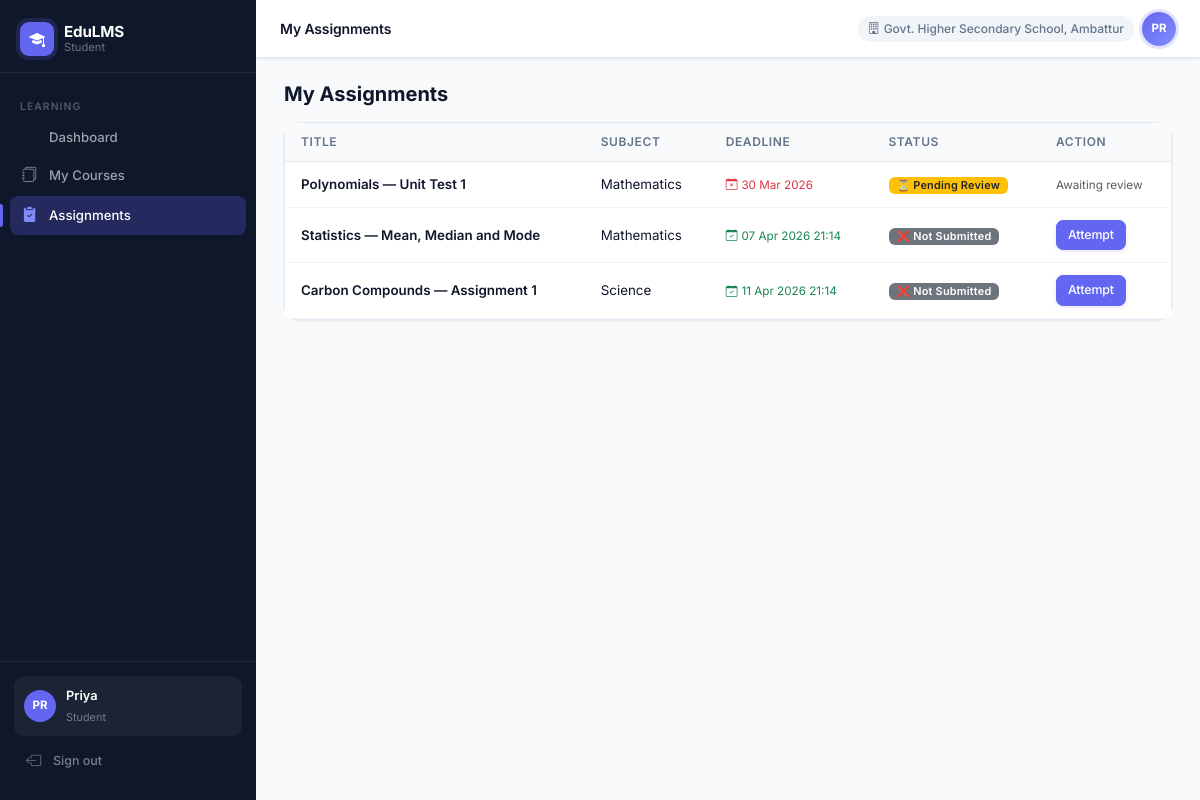
The page /student/assignments (signed in) on the database its author committed.
### app/models/user.py (models this page shows, shortened)
class User(UserMixin, db.Model):
    __tablename__ = 'users'
    id = db.Column(db.Integer, primary_key=True)
    username = db.Column(db.String(80), unique=True, nullable=False)
    password_hash = db.Column(db.String(256), nullable=False)
    full_name = db.Column(db.String(120), nullable=False)
    email = db.Column(db.String(120))
    phone = db.Column(db.String(20))
    role = db.Column(db.String(30), nullable=False)  # super_admin, district_admin, block_admin, school_admin, teacher, student, parent
    district_id = db.Column(db.Integer, db.ForeignKey('districts.id'), nullable=True)
    block_id = db.Column(db.Integer, db.ForeignKey('blocks.id'), nullable=True)
    school_id = db.Column(db.Integer, db.ForeignKey('schools.id'), nullable=True)
    is_active = db.Column(db.Boolean, default=True)
    created_at = db.Column(db.DateTime, default=datetime.utcnow)
    district = db.relationship('District', foreign_keys=[district_id])
    block = db.relationship('Block', foreign_keys=[block_id])
    school = db.relationship('School', foreign_keys=[school_id])

### app/models/hierarchy.py (models this page shows)
class School(db.Model):
    __tablename__ = 'schools'
    id = db.Column(db.Integer, primary_key=True)
    name = db.Column(db.String(120), nullable=False)
    block_id = db.Column(db.Integer, db.ForeignKey('blocks.id'), nullable=False)
    district_id = db.Column(db.Integer, db.ForeignKey('districts.id'), nullable=False)
    is_active = db.Column(db.Boolean, default=True)
    created_at = db.Column(db.DateTime, default=datetime.utcnow)

### app/models/assignment.py (models this page shows)
class Assignment(db.Model):
    __tablename__ = 'assignments'
    id = db.Column(db.Integer, primary_key=True)
    subject_id = db.Column(db.Integer, db.ForeignKey('subjects.id'), nullable=False)
    class_id = db.Column(db.Integer, db.ForeignKey('classes.id'), nullable=False)
    teacher_id = db.Column(db.Integer, db.ForeignKey('users.id'), nullable=False)
    title = db.Column(db.String(200), nullable=False)
    instructions = db.Column(db.Text)
    deadline = db.Column(db.DateTime, nullable=False)
    max_attempts = db.Column(db.Integer, default=1)
    allow_retry = db.Column(db.Boolean, default=False)
    school_id = db.Column(db.Integer, db.ForeignKey('schools.id'))
    block_id = db.Column(db.Integer, db.ForeignKey('blocks.id'))
    district_id = db.Column(db.Integer, db.ForeignKey('districts.id'))
    is_active = db.Column(db.Boolean, default=True)
    created_at = db.Column(db.DateTime, default=datetime.utcnow)
    subject = db.relationship('Subject', backref='assignments')
    class_ref = db.relationship('Class', backref='assignments')
    teacher = db.relationship('User', backref='created_assignments')
    questions = db.relationship('Question', backref='assignment', lazy=True, order_by='Question.order')

### app/models/academic.py (models this page shows)
class Subject(db.Model):
    __tablename__ = 'subjects'
    id = db.Column(db.Integer, primary_key=True)
    name = db.Column(db.String(100), nullable=False)
    class_id = db.Column(db.Integer, db.ForeignKey('classes.id'), nullable=False)
    school_id = db.Column(db.Integer, db.ForeignKey('schools.id'), nullable=False)
    block_id = db.Column(db.Integer, db.ForeignKey('blocks.id'), nullable=False)
    district_id = db.Column(db.Integer, db.ForeignKey('districts.id'), nullable=False)
    is_active = db.Column(db.Boolean, default=True)
    modules = db.relationship('Module', backref='subject', lazy=True, order_by='Module.order')

### app/routes/student.py (the view)
@student_bp.route('/assignments')
@login_required
@require_role('student')
def assignments():
    cls = get_student_class()
    if not cls:
        return render_template('student/assignments.html', assignments=[], now=datetime.utcnow())
    assignments = Assignment.query.filter_by(class_id=cls.id, is_active=True).order_by(Assignment.deadline).all()
    status_map = {a.id: get_student_assignment_status(current_user.id, a.id) for a in assignments}
    return render_template('student/assignments.html', assignments=assignments, status_map=status_map, now=datetime.utcnow())

### app/models/user.py (called while the page is built)
@login_manager.user_loader
def load_user(user_id):
    return User.query.get(int(user_id))

### app/routes/student.py (called while the page is built)
def get_student_class():
    sc = StudentClass.query.filter_by(student_id=current_user.id).first()
    return sc.class_ref if sc else None

### app/services/progress.py (called while the page is built)
def get_student_assignment_status(student_id, assignment_id):
    sub = Submission.query.filter_by(
        student_id=student_id,
        assignment_id=assignment_id
    ).order_by(Submission.attempt_number.desc()).first()
    if not sub:
        return 'not_submitted'
    return sub.status

### app/services/rbac.py (called while the page is built)
def require_role(*roles):
    def decorator(f):
        @wraps(f)
        def decorated_function(*args, **kwargs):
            if not current_user.is_authenticated:
                return redirect(url_for('auth.login'))
            if current_user.role not in roles:
                abort(403)
            return f(*args, **kwargs)
        return decorated_function
    return decorator

### app/templates/student/assignments.html (shortened to what this page needs)
{% extends "base.html" %}
{% block page_title %}My Assignments{% endblock %}
{% block content %}
<h5 class="fw-bold mb-3">My Assignments</h5>
<div class="card">
    <div class="card-body p-0">
        <table class="table table-hover mb-0">
            <thead class="table-light"><tr><th>Title</th><th>Subject</th><th>Deadline</th><th>Status</th><th>Action</th></tr></thead>
            <tbody>
            {% for a in assignments %}
            {% set status = status_map.get(a.id, 'not_submitted') %}
            {% set past_deadline = a.deadline < now %}
            <tr>
                <td class="fw-semibold">{{ a.title }}</td>
                <td>{{ a.subject.name }}</td>
                <td>
                    {% if past_deadline %}
                    <span class="text-danger small"><i class="bi bi-calendar-x me-1"></i>{{ a.deadline.strftime('%d %b %Y') }}</span>
                    {% else %}
                    <span class="text-success small"><i class="bi bi-calendar-check me-1"></i>{{ a.deadline.strftime('%d %b %Y %H:%M') }}</span>
                    {% endif %}
                </td>
                <td>
                    {% if status == 'not_submitted' %}
                        {% if past_deadline %}<span class="badge bg-danger">❌ Missed</span>
                        {% else %}<span class="badge bg-secondary">❌ Not Submitted</span>{% endif %}
                    {% elif status == 'pending_review' %}<span class="badge bg-warning text-dark">⏳ Pending Review</span>
                    {% elif status == 'approved' %}<span class="badge bg-success">✅ Reviewed</span>
                    {% elif status == 'submitted' %}<span class="badge bg-info text-dark">⏳ Submitted</span>
                    {% endif %}
                </td>
                <td>
                    {% if status == 'approved' %}
                    <a href="{{ url_for('student.assignment_report', id=a.id) }}" class="btn btn-sm btn-success">View Report</a>
                    {% elif status == 'not_submitted' and not past_deadline %}
                    <a href="{{ url_for('student.attempt_assignment', id=a.id) }}" class="btn btn-sm btn-primary">Attempt</a>
                    {% elif status in ['submitted','pending_review'] %}
                    <span class="text-muted small">Awaiting review</span>
                    {% endif %}
                </td>
            </tr>
            {% else %}
            <tr><td colspan="5" class="text-center text-muted py-4">No assignments found.</td></tr>
            {% endfor %}
            </tbody>
        </table>
    </div>
</div>
{% endblock %}

### app/templates/base.html (shortened to what this page needs)
<!DOCTYPE html>
<html lang="en">
<head>
    <link href="https://cdn.jsdelivr.net/npm/bootstrap@5.3.2/dist/css/bootstrap.min.css" rel="stylesheet">
    <link href="https://cdn.jsdelivr.net/npm/bootstrap-icons@1.11.3/font/bootstrap-icons.css" rel="stylesheet">
</head>
<body>
{% if current_user.is_authenticated %}
<nav id="sidebar">
    <div class="sidebar-brand">
        <div class="sidebar-brand-icon"><i class="bi bi-mortarboard-fill"></i></div>
        <div class="sidebar-brand-text">
            <strong>EduLMS</strong>
            <span>{{ current_user.role.replace('_',' ').title() }}</span>
        </div>
    </div>
    <div class="sidebar-nav">
    {% if current_user.role in ['super_admin','district_admin','block_admin','school_admin'] %}
        <div class="nav-section">Administration</div>
        <a href="{{ url_for('admin.dashboard') }}" class="nav-link {% if request.endpoint == 'admin.dashboard' %}active{% endif %}">
            <i class="bi bi-squares"></i> Dashboard
        </a>
        {% if current_user.role == 'super_admin' %}
        <a href="{{ url_for('admin.districts') }}" class="nav-link {% if request.endpoint == 'admin.districts' %}active{% endif %}">
            <i class="bi bi-map"></i> Districts
        </a>
        <a href="{{ url_for('admin.blocks') }}" class="nav-link {% if request.endpoint == 'admin.blocks' %}active{% endif %}">
            <i class="bi bi-geo-alt"></i> Blocks
        </a>
        {% endif %}
        {% if current_user.role in ['super_admin','district_admin','block_admin'] %}
        <a href="{{ url_for('admin.schools') }}" class="nav-link {% if request.endpoint == 'admin.schools' %}active{% endif %}">
            <i class="bi bi-building-fill"></i> Schools
        </a>
        {% endif %}
        <a href="{{ url_for('admin.users') }}" class="nav-link {% if request.endpoint == 'admin.users' %}active{% endif %}">
            <i class="bi bi-people-fill"></i> Users
        </a>
        <a href="{{ url_for('admin.classes') }}" class="nav-link {% if request.endpoint == 'admin.classes' %}active{% endif %}">
            <i class="bi bi-collection-fill"></i> Classes
        </a>
        <a href="{{ url_for('admin.subjects') }}" class="nav-link {% if request.endpoint == 'admin.subjects' %}active{% endif %}">
            <i class="bi bi-book-fill"></i> Subjects
        </a>
    {% elif current_user.role == 'student' %}
        <div class="nav-section">Learning</div>
        <a href="{{ url_for('student.dashboard') }}" class="nav-link {% if request.endpoint == 'student.dashboard' %}active{% endif %}">
             Dashboard
        </a>
        <a href="{{ url_for('student.courses') }}" class="nav-link {% if request.endpoint and 'course' in request.endpoint %}active{% endif %}">
            <i class="bi bi-journals"></i> My Courses
        </a>
        <a href="{{ url_for('student.assignments') }}" class="nav-link {% if request.endpoint and 'assignment' in request.endpoint %}active{% endif %}">
            <i class="bi bi-clipboard2-check-fill"></i> Assignments
        </a>
    {% endif %}
    </div>
    <div class="sidebar-footer">
        <div class="sidebar-user">
            <div class="sidebar-avatar">{{ current_user.full_name[:2].upper() }}</div>
            <div class="sidebar-user-info">
                <strong>{{ current_user.full_name.split()[0] }}</strong>
                <span>{{ current_user.role.replace('_',' ').title() }}</span>
            </div>
        </div>
        <a href="{{ url_for('auth.logout') }}" class="nav-link" style="color:rgba(255,255,255,.45);font-size:.78rem;">
            <i class="bi bi-box-arrow-left"></i> Sign out
        </a>
    </div>
</nav>
<div id="main">
    <div id="topbar">
        <div class="d-flex align-items-center gap-3">
            <span class="topbar-title">{% block page_title %}{% endblock %}</span>
        </div>
        <div class="d-flex align-items-center gap-2">
            {% if current_user.school %}
            <span class="topbar-school d-none d-md-block">
                <i class="bi bi-building me-1"></i>{{ current_user.school.name }}
            </span>
            {% endif %}
            <div class="topbar-avatar">{{ current_user.full_name[:2].upper() }}</div>
        </div>
    </div>
    <div class="page-content">
        {% block content %}{% endblock %}
    </div>
</div>
{% else %}
{% block auth_content %}{% endblock %}
{% endif %}
</body>
</html>

### rows shown on the page
User: role.replace "Student", full_name "PR", full_name "Priya"
School: school.name "Govt. Higher Secondary School, Ambattur"
Assignment: title "Polynomials — Unit Test 1", subject.name "Mathematics", deadline "30 Mar 2026", shows "⏳ Pending Review", shows "Awaiting review"
Assignment: title "Statistics — Mean, Median and Mode", subject.name "Mathematics", deadline "07 Apr 2026 21:14", shows "❌ Not Submitted"
Assignment: title "Carbon Compounds — Assignment 1", subject.name "Science", deadline "11 Apr 2026 21:14", shows "❌ Not Submitted"
